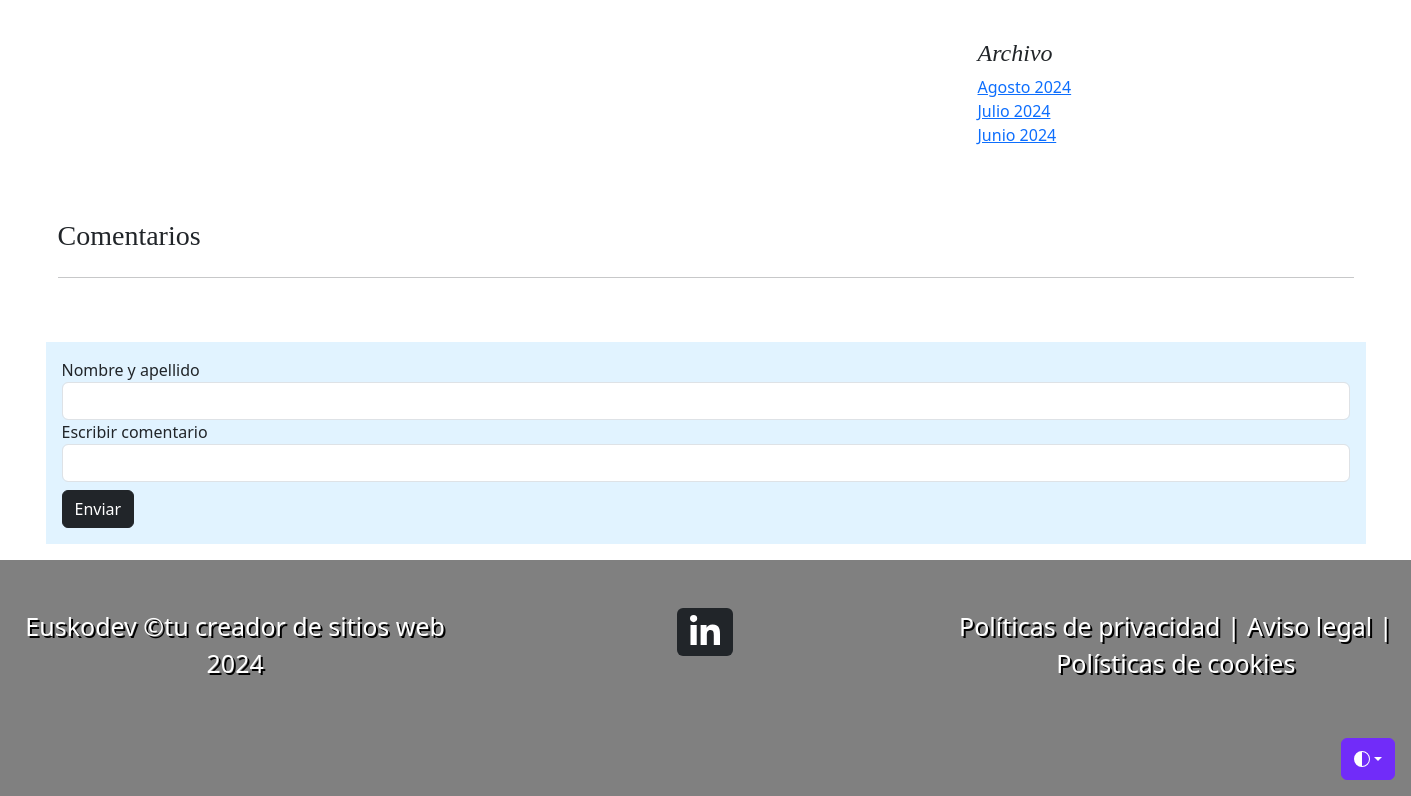
The page /home/articulo/17/ (lower part) on the database as committed earlier.
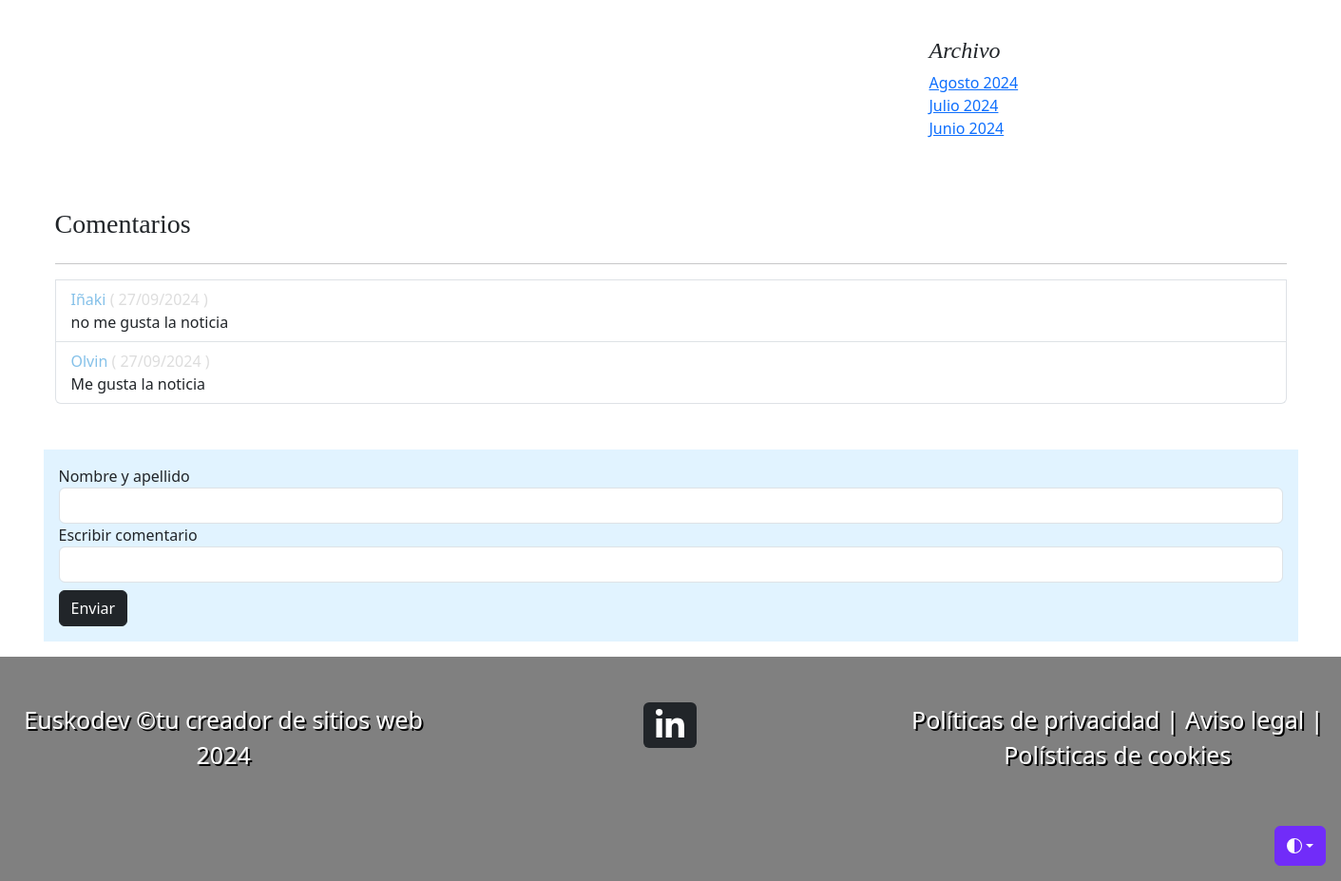
The same page on the database as committed later.
### applications/home/models.py (models this page shows, shortened)
class Comment(models.Model):
    comment=models.TextField(blank=True,null=True)
    news=models.ForeignKey(News, on_delete=models.CASCADE, blank=True, null=True)
    user=models.ForeignKey(User, on_delete=models.CASCADE, blank=True, null=True)
    name=models.CharField(max_length=40, blank=True, null=True)
    datetime = models.DateTimeField(auto_now_add=True)

### applications/home/views.py (the view, shortened to what this page needs)
# urls.py: path('home/articulo/<int:pk>/', views.NewsDetailView.as_view(), name='news-detail'
class NewsDetailView(DetailView):
    model = News # Especifica el modelo Blog
    template_name = 'home/detalle_noticia.html' # Define el template "articulo_completo.html"
    context_object_name = 'news_detail'
    def get_context_data(self, **kwargs):
        context = super().get_context_data(**kwargs)
        postNews = self.kwargs['pk']
        context['news_selection'] = News.objects.order_by('-id')[:10]
        newsId = self.kwargs['pk']
        context['comment'] = Comment.objects.filter(news=newsId)
        return context

### templates/home/detalle_noticia.html (shortened to what this page needs)
{% load static %}
<!doctype html>
<html lang="en" data-bs-theme="auto">
<head>
  <link href="https://cdn.jsdelivr.net/npm/bootstrap@5.3.3/dist/css/bootstrap.min.css" rel="stylesheet"
>
  <link rel="stylesheet" href="https://cdn.jsdelivr.net/npm/@docsearch/css@3">
  <link href="../assets/dist/css/bootstrap.min.css" rel="stylesheet">
  <link href="{% static 'css/blog.css' %}" rel="stylesheet">
</head>
<body>
  <div class="dropdown position-fixed bottom-0 end-0 mb-3 me-3 bd-mode-toggle">
    <button class="btn btn-bd-primary py-2 dropdown-toggle d-flex align-items-center" id="bd-theme" type="button"
      aria-expanded="false" data-bs-toggle="dropdown" aria-label="Toggle theme (auto)">
      <svg class="bi my-1 theme-icon-active" width="1em" height="1em">
        <use href="#circle-half"></use>
      </svg>
    </button>
  </div>
  <main class="container">
    <div class="row g-5">
      <div class="col-md-8">
      </div>
      <div class="col-md-4">
        <div class="position-sticky" style="top: 2rem;">
          <div class="p-4">
            <h4 class="fst-italic">Archivo</h4>
            <ol class="list-unstyled mb-0">
              <li><a href="#">Agosto 2024</a></li>
              <li><a href="#">Julio 2024</a></li>
              <li><a href="#">Junio 2024</a></li>
            </ol>
          </div>
          <div class="p-4">
          </div>
        </div>
      </div>
    </div>
  </main>
  <div class="container mb-5">
    <div class="row">
      <div class="col-12">
        <ul class="list-group">
          <h3>Comentarios</h3>
          <hr class="w-100">
          {% for comment in comment %}
          <li class="list-group-item"><label class"" style="color:#85c1e9;">{{ comment.name }} </label> <label class="" style="color:#ddd;"> ( {{ comment.datetime|date:"d/m/Y"  }} )</label><br>{{ comment.comment }}</li>
          {% endfor %}
        </ul>
      </div>
    </div>
  </div>
  <div class="container mb-3 p-3" style="background-color: #e1f3ff;">
    <div class="row">
      <div class="col-12">
  <form action="" method="post">
    <div class="form-group">
      <label for="exampleInputEmail1">Nombre y apellido</label>
      <input type="text" class="form-control" id="name" name="name" aria-describedby="" placeholder="">
      <label for="exampleInputEmail1">Escribir comentario</label>
      <input type="text" class="form-control" id="comment" name="comment" aria-describedby="" placeholder="">
      </div>
    <button type="submit" class="btn btn-dark mt-2">Enviar</button>
  </form>
</div>
</div>
</div>
  <div class="container-fluid" style="background-color: gray; padding-bottom: 8%;">
    <div class="row">
      <div class=" col-lg-4 text-white text-center mt-5" style="font-size: 25px;  text-shadow: 2px 2px black;">
        Euskodev &copy;tu creador de sitios web 2024</div>
      <div class="col-lg-4 text-center mt-5">
        <a href="https://www.linkedin.com/company/euskodev/">
          <button class="btn bg-dark">
          </button>
        </a>
      </div>
      <div class=" col-lg-4 text-center mt-5" style="font-size: 25px;  text-shadow: 2px 2px black;">
        <a class="text-decoration-none text-white text-center mt-5" href="Politicas_de_privacidad"
          target="_blank">Políticas de
          privacidad |</a>
        <a class="text-white text-decoration-none" href="Aviso_legal" target="_blank">Aviso legal | </a>
        <a class="text-white text-decoration-none" href="Politicas_de_cookies" target="_blank">Polísticas de
          cookies</a>
      </div>
    </div>
  </div>
</body>
</html>

### static/css/blog.css (style rules this page uses)
h1, h2, h3, h4, h5, h6 { font-family: "Playfair Display", Georgia, "Times New Roman", serif; }

### templates/home/detalle_noticia.html (style rules this page uses)
.bi { vertical-align: -.125em; fill: currentColor; }
.btn-bd-primary { --bd-violet-bg: #712cf9; --bd-violet-rgb: 112.520718, 44.062154, 249.437846; --bs-btn-font-weight: 600; --bs-btn-color: var(--bs-white); --bs-btn-bg: var(--bd-violet-bg); --bs-btn-border-color: var(--bd-violet-bg); --bs-btn-hover-color: var(--bs-white); --bs-btn-hover-bg: #6528e0; --bs-btn-hover-border-color: #6528e0; --bs-btn-focus-shadow-rgb: var(--bd-violet-rgb); --bs-btn-active-color: var(--bs-btn-hover-color); --bs-btn-active-bg: #5a23c8; --bs-btn-active-border-color: #5a23c8; }
.bd-mode-toggle { z-index: 1500; }

Rows that differ between the two databases and show on the page:
added Comment: name "Iñaki", datetime "27/09/2024", comment "no me gusta la noticia"
added Comment: name "Olvin", datetime "27/09/2024", comment "Me gusta la noticia"
